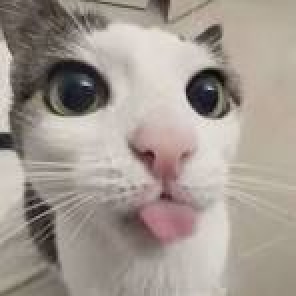
#> input picture a.jpg, 148 x 148 px (shown 2 times larger)
$ python 'prac10 circle edge.py'
#> lines starting #> are read from the running program, lines starting #| are printed output that depends on the picture; after the words box and inside, x2 and y2 are one past the last pixel; in counts of white or black regions, pixels touching at a corner belong together
import cv2
import numpy as np

img = cv2.imread("a.jpg")
#> img is the input picture: shape (148, 148, 3); mean B, G, R 145.1, 153.2, 162.8
gray = cv2.cvtColor(img, cv2.COLOR_BGR2GRAY)
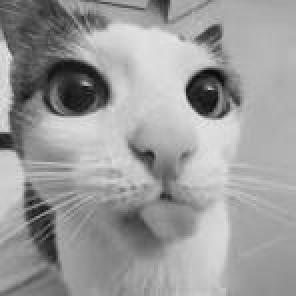
#> gray: shape (148, 148) (shown 2 times larger); min 9, max 232, mean 155.1

# Edge-based segmentation
edges = cv2.Canny(gray, 50, 150)
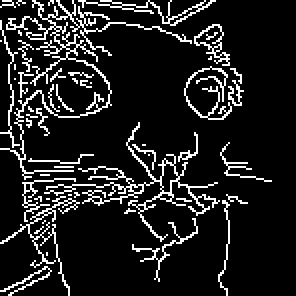
#> edges: shape (148, 148) (shown 2 times larger); 12.2% white in thin lines or dots

# Circle detection
circles = cv2.HoughCircles(gray, cv2.HOUGH_GRADIENT, 1.5, 150,
                           param1=50, param2=30, minRadius=10, maxRadius=50)
#> circles = [[69.75, 51.75, 49.15]]

if circles is not None:
    for x, y, r in np.uint16(np.around(circles[0])):
        cv2.circle(img, (x, y), r, (0, 0, 255), 2)
#> this loop made 1 pass
#> (x, y, r) on pass 1: (70, 52, 49)
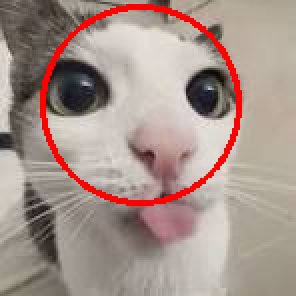
#> img: shape (148, 148, 3) (shown 2 times larger); 4.2% of pixels changed, all inside (x1, y1, x2, y2) = (20, 2, 121, 103)

# Region-based segmentation
_, binary = cv2.threshold(gray, 127, 255, cv2.THRESH_BINARY)
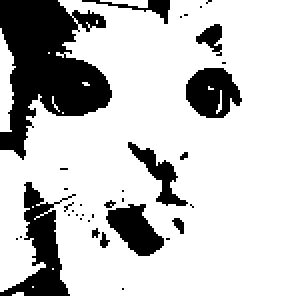
#> binary: shape (148, 148) (shown 2 times larger); 77.8% white; 35 black regions (26 under 20 px), largest, box (x1, y1, x2, y2) and area: (0, 0, 56, 80) 2483, (0, 91, 38, 148) 785, (93, 34, 121, 59) 499
num, labels = cv2.connectedComponents(binary)[:2]
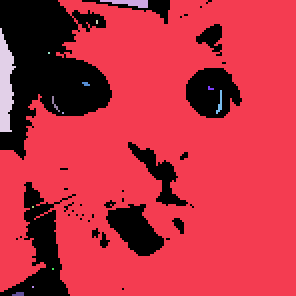
#> labels: shape (148, 148) int32 (shown 2 times larger); 15 distinct labels, from 0 to 14; one colour per label, 0 black
#> num = 15

regions = np.zeros_like(img)
for i in range(1, num):
    regions[labels == i] = 255

cv2.imshow("Original", img)
cv2.imshow("Edges", edges)
cv2.imshow("Circles", img)
cv2.imshow("Regions", regions)

cv2.waitKey(0)
cv2.destroyAllWindows()
